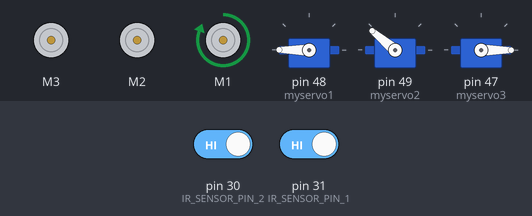
The sketch below on a simulated Arduino Mega 2560, built with avr-gcc and run on an emulated ATmega2560. Shown: 3 × DC motor (green arrow = forward, orange = backward, longer = faster), 3 × servo. The inputs (shaded band) are chosen by the test bench; at power-on: pin 30 (IR_SENSOR_PIN_2) HIGH, pin 31 (IR_SENSOR_PIN_1) HIGH.

Above: at 0.2 s.
At 1.6 s:
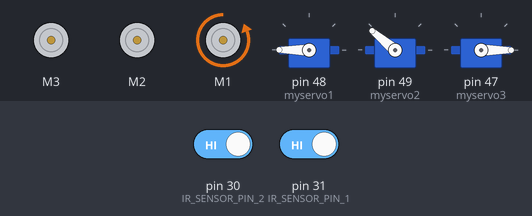
At 5.3 s:
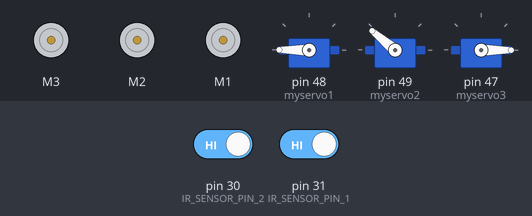
Timing chart, 0 to 6.7 s (numbered marks = the images above):
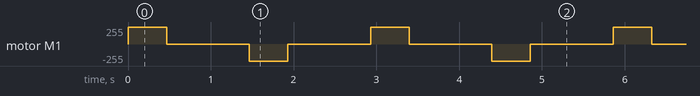

Measured:
- by itself, motor M1: repeats every 2.9 s: stopped 1.0 s, backward 255/255 0.47 s, stopped 1.0 s, forward 255/255 0.47 s

The sketch:

motor_1.ino
```cpp
#include <AFMotor.h>
#include <Servo.h>
#include <Keypad.h>
#include <SPI.h>

#define IR_SENSOR_PIN_1 31
#define IR_SENSOR_PIN_2 30
//--------------
Servo myservo1;
Servo myservo2;
Servo myservo3;
//--------------
AF_DCMotor motor_3(3); // 3 for belt , 2for Plate, 1for Lift
AF_DCMotor motor_2(2);
AF_DCMotor motor_1(1);
//------------
int plate_1=0,plate_2=0,plate_3=0;
int sent=0,rec=1,flor=1;
int P_P_1=1,P_P_2=0,P_P_3=0;

void setup() {
  Serial.begin(9600);
  motor_3.setSpeed(255); // Set the motor speed (255 for lift),(155 for plate)
  motor_2.setSpeed(255);
  motor_1.setSpeed(255);

  //--------------
  pinMode(IR_SENSOR_PIN_1, INPUT); // Set IR sensor pin as input
  pinMode(IR_SENSOR_PIN_2, INPUT);
  //--------
  myservo1.attach(48);
  myservo1.write(180);
  myservo2.attach(49);
  myservo2.write(140);
  myservo3.attach(47);
  myservo3.write(0);
  //-----------
}

void loop() {
  int product_sent = digitalRead(IR_SENSOR_PIN_1);
  int product_rec = digitalRead(IR_SENSOR_PIN_2);

//Send Product in First plate and booked P_1 ---------------
  motor_1.run(FORWARD);
  delay(465);
  motor_1.run(RELEASE);
  delay(1000);
  motor_1.run(BACKWARD);
  delay(465);
  motor_1.run(RELEASE);
  delay(1000);

}
```
